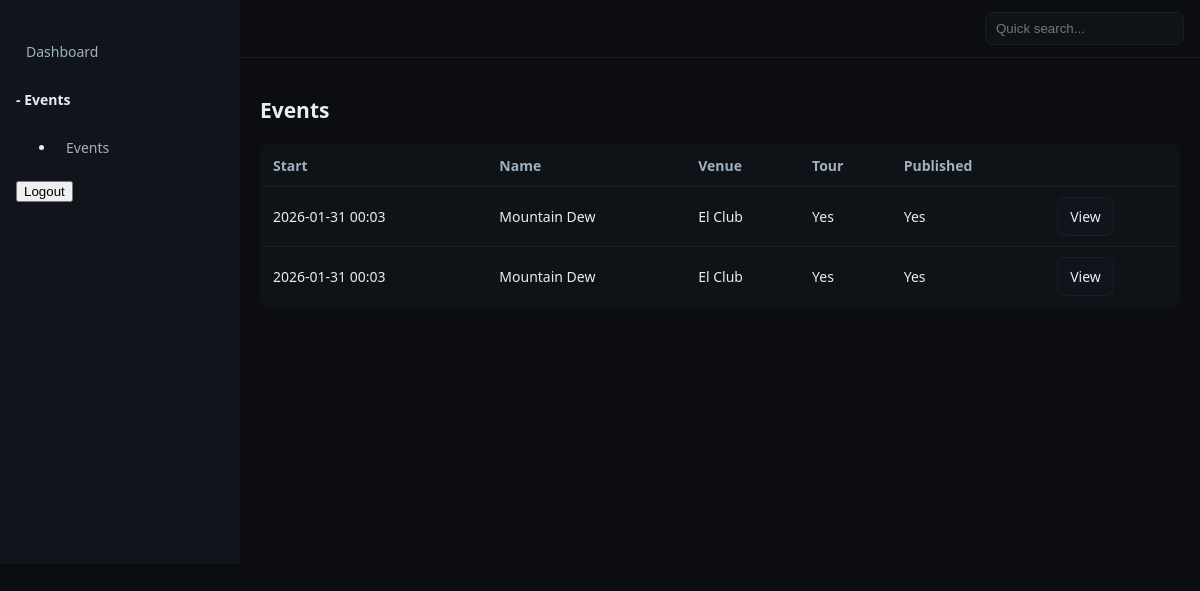
Screenshot of /control/events/ with the database file from the repository.
### events/models.py (models this page shows, shortened)
class Event(models.Model):
    name = models.CharField(max_length=200, blank=True)
    is_tour_stop = models.BooleanField(default=False)
    is_21_plus = models.BooleanField(default=False)
    start = models.DateTimeField()
    end = models.DateTimeField(null=True, blank=True)
    venue = models.ForeignKey(Venue, null=True, blank=True, on_delete=models.SET_NULL)
    afterparty_info = models.TextField(blank=True)
    meet_greet_info = models.TextField(blank=True)
    cover_image = models.ImageField(upload_to="events/cover/", blank=True, null=True,
                                    help_text="Wide hero image for the Events page.")
    flyer       = models.ImageField(upload_to="events/flyer/", blank=True, null=True,
                                    help_text="Portrait flyer used on cards if no cover.")
    published = models.BooleanField(default=False)

class Venue(models.Model):
    name = models.CharField(max_length=200)
    address = models.CharField(max_length=200, blank=True)
    city = models.CharField(max_length=60, blank=True)
    state = models.CharField(max_length=30, blank=True)
    country = models.CharField(max_length=60, blank=True)
    capacity = models.PositiveIntegerField(null=True, blank=True)
    owner_name = models.CharField(max_length=120, blank=True)
    owner_email = models.EmailField(blank=True)
    entertainment_manager = models.CharField(max_length=120, blank=True)
    entertainment_email = models.EmailField(blank=True)
    hours = models.CharField(max_length=200, blank=True)
    def __str__(self):
        return self.name

### events/views.py (the view)
# urls.py: path("", views.events_list, name="list"),
def events_list(request):
    city  = (request.GET.get("city") or "").strip()
    state = (request.GET.get("state") or "").strip()
    venue = (request.GET.get("venue") or "").strip()
    show_past = (request.GET.get("past") in ("1", "true", "yes"))
    now = timezone.now()
    base = (Event.objects
            .filter(published=True)
            .select_related("venue")
            .annotate(has_tickets=Exists(
                TicketType.objects.filter(event_id=OuterRef("pk"), active=True)
            )))
    if city:
        base = base.filter(venue__city__icontains=city)
    if state:
        base = base.filter(venue__state__icontains=state)
    if venue:
        base = base.filter(venue__name__icontains=venue)
    if not show_past:
        base = base.filter(start__gte=now)
    events = list(base.order_by("start"))
    hero = None
    for e in events:
        if e.start and e.start >= now:
            hero = e
            break
    if not hero and events:
        hero = events[0]
    vqs = Venue.objects.filter(event__published=True)
    cities = (vqs.exclude(city="").exclude(city__isnull=True)
                  .values_list("city", flat=True).distinct().order_by("city"))
    states = (vqs.exclude(state="").exclude(state__isnull=True)
                  .values_list("state", flat=True).distinct().order_by("state"))
    venues = (vqs.exclude(name="").exclude(name__isnull=True)
                  .values_list("name", flat=True).distinct().order_by("name"))
    ctx = {
        "hero": hero,
        "events": events,
        "filters": {"city": city, "state": state, "venue": venue, "past": "1" if show_past else ""},
        "cities": cities, "states": states, "venues": venues,
    }
    return render(request, "events/list.html", ctx)

### templates/events/list.html (shortened to what this page needs)
{% extends 'controlpanel/dashboard.html' %}
{% block content %}
<h1>Events</h1>
<table class="table">
  <thead><tr><th>Start</th><th>Name</th><th>Venue</th><th>Tour</th><th>Published</th><th></th></tr></thead>
  <tbody>
  {% for e in events %}
    <a><tr>
      <td>{{ e.start|date:"Y-m-d H:i" }}</td>
      <td>{{ e.name|default:"(unnamed)" }}</td>
      <td>{{ e.venue }}</td>
      <td>{% if e.is_tour_stop %}Yes{% else %}<span class="muted">No</span>{% endif %}</td>
      <td>{% if e.published %}Yes{% else %}<span class="muted">No</span>{% endif %}</td>
      <td>
        <a class="btn" href="{% url 'control:events:dashboard' e.id %}">View</a>
    </td>
    </tr>
  {% empty %}
    <tr><td colspan="6" class="muted">No events.</td></tr>
  {% endfor %}
  </tbody>
</table>
{% endblock %}

### static/css/control.css (style rules this page uses)
:root { --bg:#0b0d11; --panel:#11151b; --ink:#e7edf3; --muted:#9eb0c2; --accent:#4fd1c5; }
* { box-sizing:border-box }
html,body { height:100% }
body { margin:0;background:var(--bg);color:var(--ink);font:14px/1.5 system-ui,-apple-system,Segoe UI,Roboto }
a { color:var(--ink);text-decoration:none }
.table { width:100%;border-collapse:collapse;background:#0f1318;border:1px solid #1a1f27;border-radius:8px;overflow:hidden }
.table th,.table td { padding:10px 12px;border-bottom:1px solid #1a1f27 }
.table th { text-align:left;color:var(--muted);font-weight:600 }
.btn { display:inline-block;padding:8px 12px;border:1px solid #1a1f27;background:#11151b;color:var(--ink);border-radius:8px }

### rows the page displays
Event: start "2026-01-31 00:03", name "Mountain Dew", venue "El Club", is_tour_stop "Yes", published "Yes"
Event: start "2026-01-31 00:03", name "Mountain Dew", venue "El Club", is_tour_stop "Yes", published "Yes"
